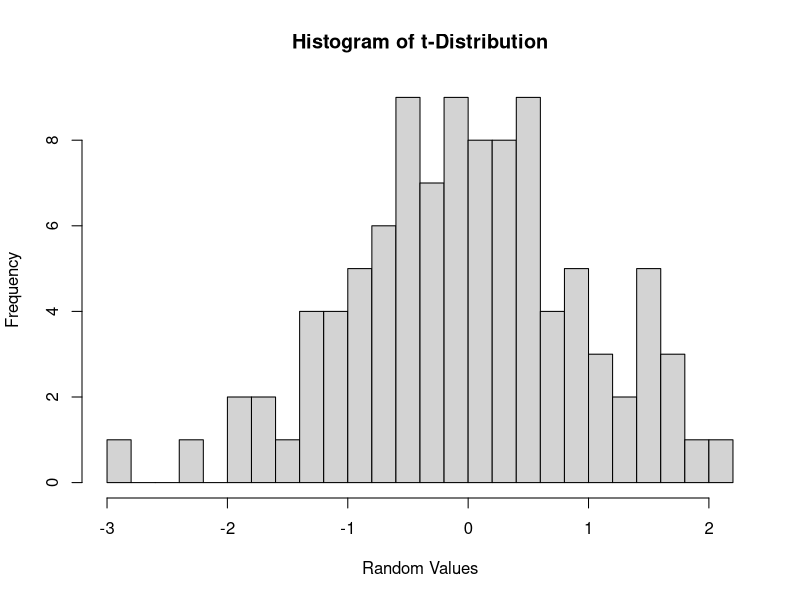

R code for this plot:
n <- 100
df <- n - 1
t_dist <- rt(n,df)
hist(t_dist,main = "Histogram of t-Distribution", xlab = "Random Values", breaks = 20)